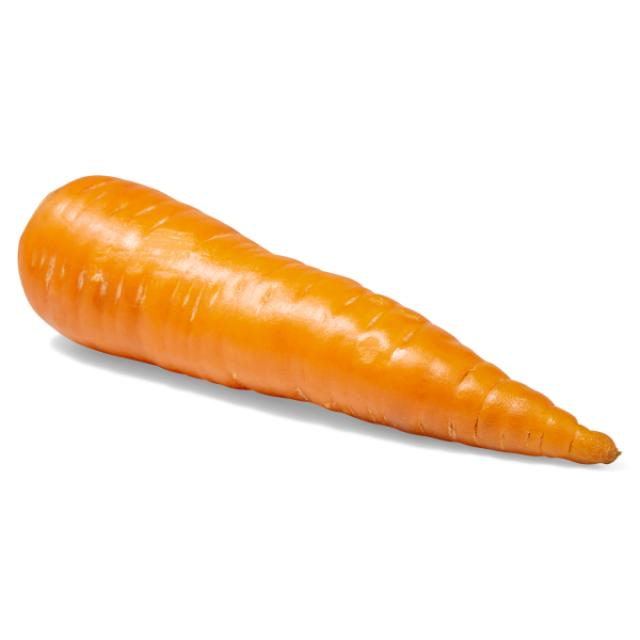
#> input picture data/raw/bersih/bersih_001.jpg, 640 x 640 px; its folder holds only this picture in this run
$ python train_svm.py   (older library calls are emulated)
#> lines starting #> are read from the running program, lines starting #| are printed output that depends on the picture
### src/utils.py
import cv2
import numpy as np
from skimage.feature import graycomatrix, graycoprops

def preprocess(image):
    img_resized = cv2.resize(image, (256, 256))
    gray = cv2.cvtColor(img_resized, cv2.COLOR_BGR2GRAY)
    blur = cv2.GaussianBlur(gray, (5, 5), 0)
    return img_resized, gray, blur

def extract_glcm_features(gray):
    glcm = graycomatrix(gray, distances=[1], angles=[0], symmetric=True, normed=True)

    features = [
        graycoprops(glcm, 'contrast')[0][0],
        graycoprops(glcm, 'homogeneity')[0][0],
        graycoprops(glcm, 'energy')[0][0],
        graycoprops(glcm, 'correlation')[0][0],
    ]
    return features

### train_svm.py
import os
import cv2
import joblib
from sklearn.svm import SVC
from src.utils import preprocess, extract_glcm_features

DATA_DIR = "data/raw/"
MODEL_PATH = "models/svm_model.pkl"

X = []
y = []

# Kelas = folder
classes = {
    "bersih": 0,
    "kotor": 1
}

print("📌 Mulai loading data dari folder bersih/ dan kotor/...")

for class_name, label in classes.items():
    folder_path = os.path.join(DATA_DIR, class_name)

    if not os.path.exists(folder_path):
        print(f"⚠️ Folder tidak ditemukan: {folder_path}")
        continue

    for file in os.listdir(folder_path):
        if not file.lower().endswith((".jpg", ".jpeg", ".png")):
            continue

        img_path = os.path.join(folder_path, file)
        img = cv2.imread(img_path)
#> img is the input picture: shape (640, 640, 3); mean B, G, R 215.6, 233.7, 250.1

        if img is None:
            print("⚠️ Gagal membaca:", img_path)
            continue

        # Preprocess
        _, gray, _ = preprocess(img)
#> in preprocess, `gray = cv2.cvtColor(img_resized, cv2.COLOR_BGR2GRAY)`:
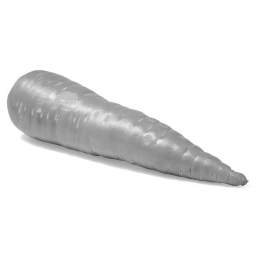
#> gray: shape (256, 256); min 71, max 255, mean 236.6

        # GLCM feature extraction
        features = extract_glcm_features(gray)
#> in extract_glcm_features, `features = [ graycoprops(glcm, 'contrast')[0][0], graycoprops(glcm, 'h..`: features = [19.43, 0.842, 0.772, 0.993]
#> features = [19.43, 0.842, 0.772, 0.993]

        X.append(features)
        y.append(label)
#> pass 2 of the loop `for class_name, label in classes.items():`:
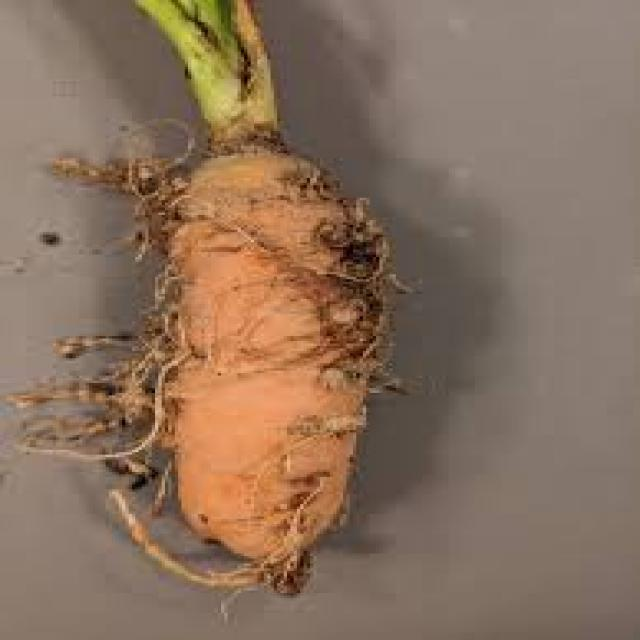
#> input picture data/raw/kotor/kotor_001.jpg, 640 x 640 px
#> img is the input picture: shape (640, 640, 3); mean B, G, R 93.3, 112.8, 137.8
#> in preprocess (call 2), `gray = cv2.cvtColor(img_resized, cv2.COLOR_BGR2GRAY)`:
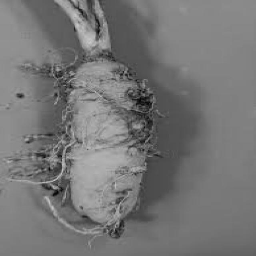
#> gray: shape (256, 256); min 4, max 200, mean 118
#> `features = extract_glcm_features(gray)`: features = [75.7, 0.528, 0.0611, 0.94]

print(f"📁 Total data: {len(X)}")
#| 📁 Total data: 2
print(f"🟩 Kelas bersih: {y.count(0)}")
print(f"🟥 Kelas kotor : {y.count(1)}")

if len(set(y)) < 2:
    raise ValueError("❌ ERROR: Dataset hanya memiliki 1 kelas! Pastikan folder bersih/ dan kotor/ berisi gambar.")

print("\n📌 Mulai training model SVM...")

model = SVC(kernel="linear")
model.fit(X, y)

# Save model
os.makedirs("models", exist_ok=True)
joblib.dump(model, MODEL_PATH)

print("\n✅ Training selesai!")
print(f"💾 Model disimpan di: {MODEL_PATH}")
